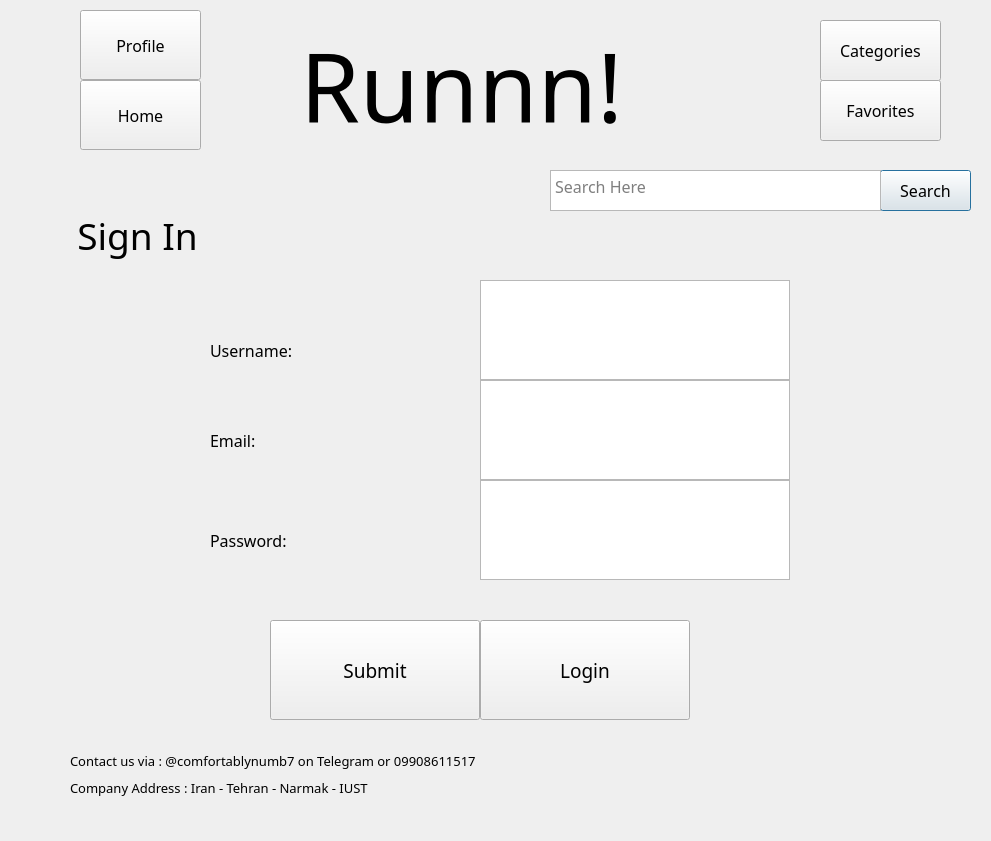
<?xml version="1.0" encoding="UTF-8"?>
<ui version="4.0">
 <class>Dialog</class>
 <widget class="QDialog" name="Dialog">
  <property name="geometry">
   <rect>
    <x>0</x>
    <y>0</y>
    <width>991</width>
    <height>841</height>
   </rect>
  </property>
  <property name="font">
   <font>
    <family>Cooper Black</family>
    <pointsize>12</pointsize>
   </font>
  </property>
  <property name="windowTitle">
   <string>Dialog</string>
  </property>
  <widget class="QPushButton" name="SearchButton">
   <property name="geometry">
    <rect>
     <x>880</x>
     <y>170</y>
     <width>91</width>
     <height>41</height>
    </rect>
   </property>
   <property name="font">
    <font>
     <family>Cooper Black</family>
     <pointsize>12</pointsize>
    </font>
   </property>
   <property name="text">
    <string>Search</string>
   </property>
  </widget>
  <widget class="QPushButton" name="LogInButton">
   <property name="geometry">
    <rect>
     <x>480</x>
     <y>620</y>
     <width>210</width>
     <height>100</height>
    </rect>
   </property>
   <property name="font">
    <font>
     <family>Cooper Black</family>
     <pointsize>14</pointsize>
     <weight>50</weight>
     <bold>false</bold>
    </font>
   </property>
   <property name="text">
    <string>Login</string>
   </property>
   <property name="checkable">
    <bool>false</bool>
   </property>
   <property name="checked">
    <bool>false</bool>
   </property>
   <property name="autoRepeat">
    <bool>false</bool>
   </property>
   <property name="autoDefault">
    <bool>false</bool>
   </property>
   <property name="default">
    <bool>false</bool>
   </property>
   <property name="flat">
    <bool>false</bool>
   </property>
   <property name="Wrap" stdset="0">
    <bool>false</bool>
   </property>
  </widget>
  <widget class="QTextEdit" name="NameInput">
   <property name="geometry">
    <rect>
     <x>480</x>
     <y>280</y>
     <width>310</width>
     <height>100</height>
    </rect>
   </property>
   <property name="font">
    <font>
     <family>Cooper Black</family>
     <pointsize>14</pointsize>
    </font>
   </property>
  </widget>
  <widget class="QLabel" name="PageTitle">
   <property name="geometry">
    <rect>
     <x>-20</x>
     <y>200</y>
     <width>315</width>
     <height>70</height>
    </rect>
   </property>
   <property name="font">
    <font>
     <family>Cooper Black</family>
     <pointsize>28</pointsize>
     <weight>50</weight>
     <bold>false</bold>
    </font>
   </property>
   <property name="text">
    <string>Sign In</string>
   </property>
   <property name="alignment">
    <set>Qt::AlignCenter</set>
   </property>
  </widget>
  <widget class="QLabel" name="label_2">
   <property name="geometry">
    <rect>
     <x>70</x>
     <y>750</y>
     <width>541</width>
     <height>21</height>
    </rect>
   </property>
   <property name="font">
    <font>
     <family>Cooper Black</family>
     <pointsize>10</pointsize>
    </font>
   </property>
   <property name="text">
    <string>Contact us via : @comfortablynumb7 on Telegram or 09908611517</string>
   </property>
  </widget>
  <widget class="QTextEdit" name="EmailInput">
   <property name="geometry">
    <rect>
     <x>480</x>
     <y>380</y>
     <width>310</width>
     <height>100</height>
    </rect>
   </property>
   <property name="font">
    <font>
     <family>Cooper Black</family>
     <pointsize>14</pointsize>
    </font>
   </property>
  </widget>
  <widget class="QPushButton" name="SubmitButton">
   <property name="geometry">
    <rect>
     <x>270</x>
     <y>620</y>
     <width>210</width>
     <height>100</height>
    </rect>
   </property>
   <property name="font">
    <font>
     <family>Cooper Black</family>
     <pointsize>14</pointsize>
     <weight>50</weight>
     <bold>false</bold>
    </font>
   </property>
   <property name="text">
    <string>Submit</string>
   </property>
  </widget>
  <widget class="QPushButton" name="ProfileButton">
   <property name="geometry">
    <rect>
     <x>80</x>
     <y>10</y>
     <width>121</width>
     <height>70</height>
    </rect>
   </property>
   <property name="font">
    <font>
     <family>Cooper Black</family>
     <pointsize>12</pointsize>
    </font>
   </property>
   <property name="text">
    <string>Profile</string>
   </property>
  </widget>
  <widget class="QLabel" name="EmailInputLabel">
   <property name="geometry">
    <rect>
     <x>210</x>
     <y>390</y>
     <width>210</width>
     <height>100</height>
    </rect>
   </property>
   <property name="font">
    <font>
     <family>Cooper Black</family>
     <pointsize>12</pointsize>
     <weight>50</weight>
     <bold>false</bold>
    </font>
   </property>
   <property name="text">
    <string>Email:</string>
   </property>
  </widget>
  <widget class="QLabel" name="PasswordInputLabel">
   <property name="geometry">
    <rect>
     <x>210</x>
     <y>490</y>
     <width>210</width>
     <height>100</height>
    </rect>
   </property>
   <property name="font">
    <font>
     <family>Cooper Black</family>
     <pointsize>12</pointsize>
     <weight>50</weight>
     <bold>false</bold>
    </font>
   </property>
   <property name="text">
    <string>Password:</string>
   </property>
  </widget>
  <widget class="QTextEdit" name="PasswordInput">
   <property name="geometry">
    <rect>
     <x>480</x>
     <y>480</y>
     <width>310</width>
     <height>100</height>
    </rect>
   </property>
   <property name="font">
    <font>
     <family>Cooper Black</family>
     <pointsize>14</pointsize>
    </font>
   </property>
  </widget>
  <widget class="QTextEdit" name="SearchBox">
   <property name="geometry">
    <rect>
     <x>550</x>
     <y>170</y>
     <width>331</width>
     <height>41</height>
    </rect>
   </property>
   <property name="sizeAdjustPolicy">
    <enum>QAbstractScrollArea::AdjustToContents</enum>
   </property>
   <property name="tabChangesFocus">
    <bool>false</bool>
   </property>
   <property name="placeholderText">
    <string>Search Here</string>
   </property>
  </widget>
  <widget class="QLabel" name="NameInputLabel">
   <property name="geometry">
    <rect>
     <x>210</x>
     <y>300</y>
     <width>210</width>
     <height>100</height>
    </rect>
   </property>
   <property name="font">
    <font>
     <family>Cooper Black</family>
     <pointsize>12</pointsize>
     <weight>50</weight>
     <bold>false</bold>
    </font>
   </property>
   <property name="text">
    <string>Username:</string>
   </property>
  </widget>
  <widget class="QPushButton" name="HomeButton">
   <property name="geometry">
    <rect>
     <x>80</x>
     <y>80</y>
     <width>121</width>
     <height>70</height>
    </rect>
   </property>
   <property name="font">
    <font>
     <family>Cooper Black</family>
     <pointsize>12</pointsize>
    </font>
   </property>
   <property name="text">
    <string>Home</string>
   </property>
  </widget>
  <widget class="QLabel" name="label">
   <property name="geometry">
    <rect>
     <x>300</x>
     <y>10</y>
     <width>401</width>
     <height>151</height>
    </rect>
   </property>
   <property name="font">
    <font>
     <family>Pristina</family>
     <pointsize>72</pointsize>
    </font>
   </property>
   <property name="text">
    <string>Runnn!</string>
   </property>
  </widget>
  <widget class="QLabel" name="label_3">
   <property name="geometry">
    <rect>
     <x>70</x>
     <y>780</y>
     <width>481</width>
     <height>16</height>
    </rect>
   </property>
   <property name="font">
    <font>
     <family>Cooper Black</family>
     <pointsize>10</pointsize>
    </font>
   </property>
   <property name="text">
    <string>Company Address : Iran - Tehran - Narmak - IUST</string>
   </property>
  </widget>
  <widget class="QPushButton" name="CategoriesButton">
   <property name="geometry">
    <rect>
     <x>820</x>
     <y>20</y>
     <width>121</width>
     <height>61</height>
    </rect>
   </property>
   <property name="font">
    <font>
     <family>Cooper Black</family>
     <pointsize>12</pointsize>
    </font>
   </property>
   <property name="text">
    <string>Categories</string>
   </property>
  </widget>
  <widget class="QPushButton" name="FavoritesButton">
   <property name="geometry">
    <rect>
     <x>820</x>
     <y>80</y>
     <width>121</width>
     <height>61</height>
    </rect>
   </property>
   <property name="font">
    <font>
     <family>Cooper Black</family>
     <pointsize>12</pointsize>
    </font>
   </property>
   <property name="text">
    <string>Favorites</string>
   </property>
  </widget>
 </widget>
 <resources/>
 <connections/>
</ui>
